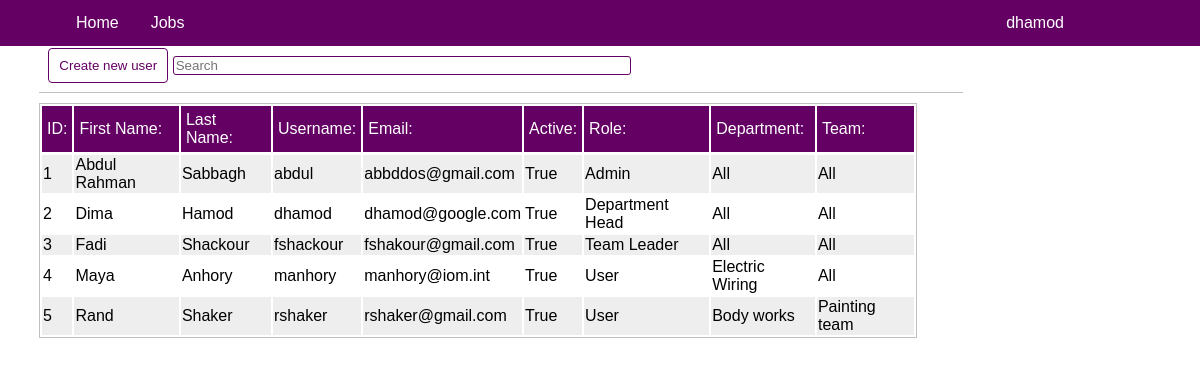
The page /dre_admin/register/ (signed in) on the database as committed earlier.
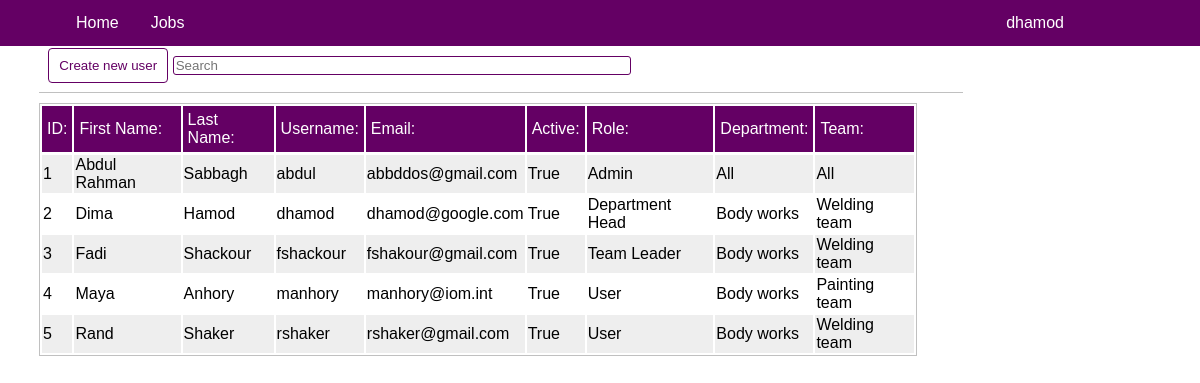
The same page on the database as committed later.
### dre_admin/models.py (models this page shows, shortened)
class Profile(models.Model):
    user = models.OneToOneField(User, on_delete = models.CASCADE)
    role = models.CharField(max_length = 50, choices = [('Admin','Admin'),('Department Head','Department Head'),('Team Leader','Team Leader'),('User','User')], default = 'User')
    department = models.ForeignKey('Department', on_delete = models.CASCADE, default = 1)
    team = models.ForeignKey('Team', on_delete = models.CASCADE, default = 1)

class Department(models.Model):
    dep_code = models.CharField(max_length = 20, unique = False, default = 'All')
    dep_name = models.CharField(max_length = 30,  default = 'All')
    dep_description = models.CharField(max_length = 400, null = True)
    def __str__(self):
        return f'{self.dep_name}'

class Team(models.Model):
    team_code = models.CharField(max_length = 30, default = 'All')
    team_name = models.CharField(max_length = 40,  default = 'All')
    team_dep = models.ForeignKey('Department', on_delete = models.CASCADE, default = 1)
    team_description = models.CharField(max_length = 400, null = True)
    def __str__(self):
        return f'{self.team_name}'

### dre_admin/views.py (the view)
# urls.py: path('register/', views.register, name='register_user'),
def register(request):
    prf = Profile.objects.get(user__username = request.user.username)
    profiles = Profile.objects.all().order_by('user__id')
    if request.method == 'POST':
        form1 = UserRegisterForm(request.POST)
        form2 = UserProfileCreationForm(request.POST)
        if form1.is_valid() and form2.is_valid():
            try:
                firstname = form1.cleaned_data.get('first_name')
                lastname = form1.cleaned_data.get('last_name')
                username = str(firstname).lower()[0] + str(lastname).lower()
                newname = NewName(username)
                password = newname + '@123'
                email = form1.cleaned_data.get('email')
                isactive = form1.cleaned_data.get('is_active')
                usr = User(first_name = firstname, last_name = lastname,
                            username = newname,
                            email = email, is_active = isactive, date_joined = datetime.now())
                usr.set_password(password)
                usr.save()
                pro = Profile(user = usr, role = form2.cleaned_data.get('role'), department = form2.cleaned_data.get('department'), team = form2.cleaned_data.get('team'))
                pro.save()
                messages.success(request, 'New user was successfully added :)')
                return redirect('register_user')
            except Exception as e:
                messages.error(request, str(e))
                return redirect('register_user')
    else:
        form1 = UserRegisterForm()
        form2 = UserProfileCreationForm()
    context = {
            'profiles': profiles,
            'form1': form1,
            'form2': form2,
            'prf': prf
        }
    return render(request, 'dre_admin/register_user.html', context)

### dre_admin/forms.py
class UserRegisterForm(ModelForm):
    class Meta:
        model = User
        fields = ['first_name','last_name', 'email', 'is_active']

class UserProfileCreationForm(ModelForm):
    class Meta:
        model = Profile
        fields = ['role', 'department', 'team']

### dre_admin/templates/dre_admin/register_user.html (shortened to what this page needs)
{% extends "home/base.html"%}
{% load crispy_forms_tags%}
{% block content %}
    <div class = "actionpage">
        <div class="action-header">
            <button class = 'btn-active' id = "create-user">Create new user</button>
            <input type = "text" placeholder = "Search"id = 'srch' />
        </div>
        <table>
            <tr>
                <th>ID:</th>
                <th>First Name:</th>
                <th>Last Name:</th>
                <th>Username:</th>
                <th>Email:</th>
                <th>Active:</th>
                <th>Role:</th>
                <th>Department:</th>
                <th>Team:</th>
            </tr>
            {% for p in profiles %}
                <tr class = '{{p.user.is_active}} table-row' id = "{{p.user.username}}">
                    <td>{{p.user.id}}</td>
                    <td>{{p.user.first_name}}</td>
                    <td>{{p.user.last_name}}</td>
                    <td>{{p.user.username}}</td>
                    <td>{{p.user.email}}</td>
                    <td>{{p.user.is_active}}</td>
                    <td>{{p.role}}</td>
                    <td>{{p.department}}</td>
                    <td>{{p.team}}</td>
                </tr>
            {% endfor %}
        </table>
    </div>
{% endblock %}

Rows that differ between the two databases and show on the page:
changed Profile "Department Head": department "All" → "Body works"; team "All" → "Welding team"
changed Profile "Team Leader": department "All" → "Body works"; team "All" → "Welding team"
changed Profile "Maya": department "Electric Wiring" → "Body works"; team "All" → "Painting team"
changed Profile "Rand": team "Painting team" → "Welding team"
